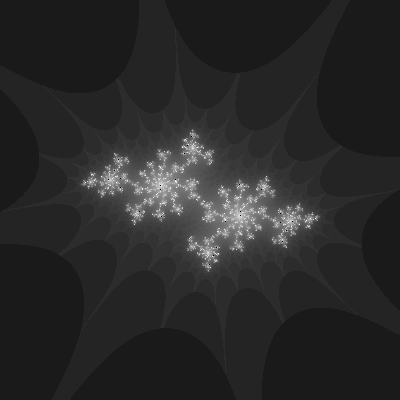
Frame 1 (no input)
Frame 60 (no input): identical to frame 1, image omitted
Frame 120 (the mouse pressed at the canvas centre since frame 60): identical to frame 1, image omitted

The p5.js sketch that drew this single still picture (run headless with seeded random() and noise() and a simulated clock; from frame 60 on, the mouse is pressed at the canvas centre):

// p5.js sketch
// ── sketch.js
/**
 * sketch.js
 *
 * p5.js 레퍼런스: http://p5js.org/reference
 * 웹기술 레퍼런스: http://developer.mozilla.org
 *
 * @author : https://github.com/Mosframe
 */


// -----------------------------------------------------------------
// 전역 변수들
// -----------------------------------------------------------------
var thisCanvas;
var widthSlider;
var heightSlider;
var changing = true;

// ...

var xScaleSlider;
var yScaleSlider;
var maxIterationsSlider;
var caSlider;
var cbSlider;
var aniCheckbox;
var basicCheckbox;

var xScale          = 2.5;
var yScale          = 2.5;
var maxIterations   = 100;
var angle = 0;
var ca = 0;
var cb = 0;

var basic       = true;
var ani         = true;
var useColor    = false;



// ...


// -----------------------------------------------------------------
// p5.js 함수들
// -----------------------------------------------------------------

function preload () {

    createElement('h1','Julia Set : 줄리아 집합');
    createA('https://en.wikipedia.org/wiki/Julia_set','Julia set wiki');
    createDiv('');
    createA('http://paulbourke.net/fractals/juliaset/','Julia Set Fractal (2D)');
    createDiv('');
    createDiv('기본 프레임워크 구현');

    createSpan('width:');
    widthSlider = createSlider( 100, 1000, 400, 10 ).changed( ()=>{
        reset();
    });
    createSpan('height:');
    heightSlider = createSlider( 100, 1000, 400, 10 ).changed( ()=>{
        reset();
    });
    createDiv('');

    // ...

    createSpan('xScale:');
    xScaleSlider = createSlider( 0.0, 10.0, 2.5, 0.01 ).touchMoved( ()=>{
        xScale = xScaleSlider.value();
    });
    createSpan('yScale:');
    yScaleSlider = createSlider( 0.0, 10.0, 2.5, 0.01 ).touchMoved( ()=>{
        yScale = yScaleSlider.value();
    });
    createSpan('maxIterations:');
    maxIterationsSlider = createSlider( 2, 2000, 100, 1 ).touchMoved( ()=>{
        maxIterations = maxIterationsSlider.value();
    });
    createSpan('ca:');
    caSlider = createSlider( -1, 1, -0.70176, 0.001 ).touchMoved( ()=>{
        ca = caSlider.value();
    });
    createSpan('cb:');
    cbSlider = createSlider( -1, 1, -0.3842, 0.001 ).touchMoved( ()=>{
        cb = cbSlider.value();
    });
    basicCheckbox = createCheckbox( 'basic', false ).changed( ()=>{
        basic = basicCheckbox.checked();
    });
    aniCheckbox = createCheckbox( 'ani', false ).changed( ()=>{
        ani = aniCheckbox.checked();
    });
    useColorCheckbox = createCheckbox( 'useColor', false ).changed( ()=>{
        useColor = useColorCheckbox.checked();
        if( useColor ) {
            colorMode(HSB,255);
        } else {
            colorMode(RGB,255);
        }
    });
    createButton('-0.70176, -0.3842').mousePressed( ()=>{

        ca = -0.70176;
        cb = -0.3842;
        ani = false;

        caSlider.value(ca);
        cbSlider.value(cb);
        aniCheckbox.checked(ani);
    });
    createButton('0, 0.8').mousePressed( ()=>{

        ca = 0;
        cb = 0.8;
        ani = false;

        caSlider.value(ca);
        cbSlider.value(cb);
        aniCheckbox.checked(ani);
    });
    createButton('0.8, 0').mousePressed( ()=>{

        ca = 0.8;
        cb = 0;
        ani = false;

        caSlider.value(ca);
        cbSlider.value(cb);
        aniCheckbox.checked(ani);
    });
    createButton('-0.8, 0').mousePressed( ()=>{

        ca = -0.8;
        cb = 0;
        ani = false;

        caSlider.value(ca);
        cbSlider.value(cb);
        aniCheckbox.checked(ani);
    });
    createButton('-0.8, 0.156').mousePressed( ()=>{

        ca = -0.8;
        cb = 0.156;
        ani = false;

        caSlider.value(ca);
        cbSlider.value(cb);
        aniCheckbox.checked(ani);
    });





    // ...

    createDiv('');
}

function setup () {

    reset();
}

function draw () {

    if( changing ) return;

    // ...

    background(255);

    // 에니메이션
    if( ani ) {
        ca = cos(angle*3.213);
        cb = sin(angle);
        caSlider.value(ca);
        cbSlider.value(cb);
        angle += 0.02;
    }

    loadPixels();
    for( var x=0; x<width; ++x ) {
        for( var y=0; y<height; ++y ) {

            var a = map( x, 0, width , -xScale, xScale );
            var b = map( y, 0, height, -yScale, yScale );

            // Mandelbrot Set 기본
            if( basic ) {
                ca = a;
                cb = b;
            }

            var n = 0;

            while( n < maxIterations ) {

                var aa = a * a - b * b;
                var bb = 2 * a * b;

                a = aa + ca;
                b = bb + cb;

                if( abs(a + b) > 16 ) {
                    break;
                }

                ++n;
            }

            //var bright = 200;
            //var bright = map( n, 0, maxIterations, 0, 255 );
            var bright = map( n, 0, maxIterations, 0, 1 );
            bright = map( sqrt(bright), 0, 1, 0, 255 );

            if( n == maxIterations ) {
                bright = 0;
            }

            if( useColor ) {

                var pixelColor = color(bright,255,255,255);

                var pix = (x+y*width) * 4;
                pixels[pix+0] = pixelColor.levels[0];
                pixels[pix+1] = pixelColor.levels[1];
                pixels[pix+2] = pixelColor.levels[2];
                pixels[pix+3] = pixelColor.levels[3];
            } else {
                var pix = (x+y*width) * 4;
                pixels[pix+0] = bright;
                pixels[pix+1] = bright;
                pixels[pix+2] = bright;
                pixels[pix+3] = 255;
            }
        }
    }
    updatePixels();

    // ...
}


// -----------------------------------------------------------------
// 사용자 정의 함수들
// -----------------------------------------------------------------


function reset () {

    changing = true;

    // 캔버스 설정

    var width   = widthSlider.value();
    var height  = heightSlider.value();

    if( !thisCanvas ) {
        thisCanvas = createCanvas(width,height);
    } else {
        resizeCanvas(width,height);
    }

    //frameRate(5);
    pixelDensity(1);

    // ...

    xScale          = xScaleSlider.value();
    yScale          = yScaleSlider.value();
    maxIterations   = maxIterationsSlider.value();
    ca              = caSlider.value();
    cb              = cbSlider.value();
    basic           = basicCheckbox.checked();
    ani             = aniCheckbox.checked();
    useColor        = useColorCheckbox.checked();

    if( useColor ) {
        colorMode(HSB,255);
    } else {
        colorMode(RGB,255);
    }


    // ...

    changing = false;
}
